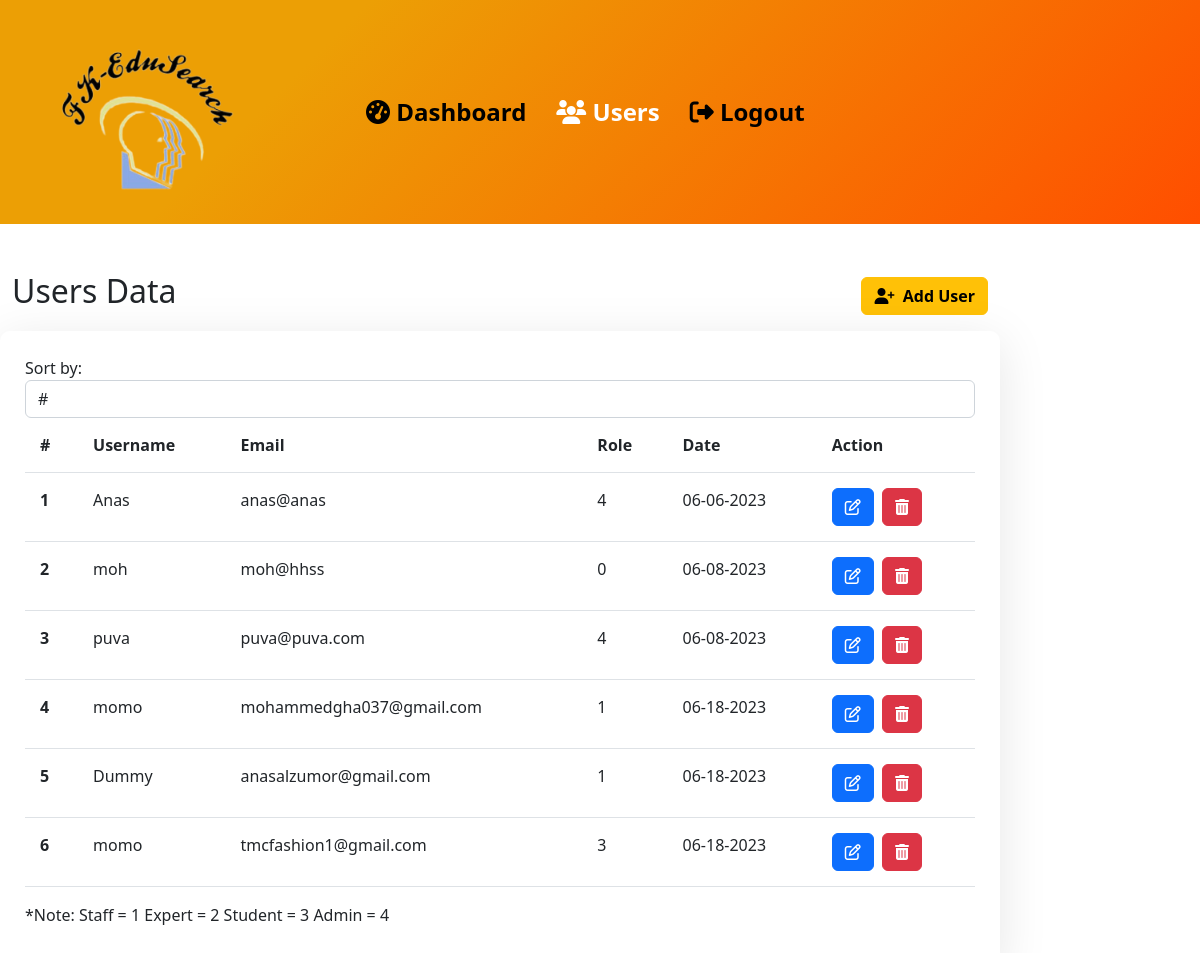
Screenshot of /users.php (signed in) with the database file from the repository.
### tables this page shows
CREATE TABLE `user` (
  `id` int(11) NOT NULL,
  `username` varchar(225) NOT NULL,
  `email` varchar(225) NOT NULL,
  `password` varchar(500) NOT NULL,
  `role` int(10) NOT NULL,
  `date` varchar(225) NOT NULL
);

### users.php (the view, shortened to what this page needs)
<!DOCTYPE html>
<html>
<head>
    <link rel="stylesheet" href="https://cdn.jsdelivr.net/npm/bootstrap@5.2.3/dist/css/bootstrap.min.css">
    <link rel="stylesheet" href="https://kit.fontawesome.com/813e47687a.css">
    <link rel="stylesheet" href="assets/css/style2.css">
</head>
<body>
    <nav class="navbar">
        <a class="navbar-brand" href="#">
            <img src="assets/img/logo.png" width="80%" alt="" srcset="">
        </a>
        <div class="navbar-items">
            <a class="nav-link" href="index.php">
                <i class="fa fa-dashboard"></i> Dashboard
            </a>
            <a class="nav-link active" href="users.php">
                <i class="fa fa-users"></i> Users
            </a>
            <a class="nav-link" href="logout.php">
                <i class="fa fa-sign-out"></i> Logout
            </a>
        </div>
    </nav>
              </body>
        <div class="col-10">
            <div class="container mt-5">
                <div class="row">
                    <div class="col-md-6">
                        <h2>Users Data</h2>
                    </div>
                    <div class="col-md-6">
                        <p style="text-align:right; margin-top:5px;"><a href="add-user.php" class="btn btn-warning"><i class="fa fa-user-plus"></i>&nbsp; <b>Add User</b></a></p>
                    </div>
                </div>
                <div class="row">
    <div class="col-md-12 table_box">
        <label for="sort">Sort by:</label>
        <select id="sort" class="form-control">
            <option value="id">#</option>
        </select>
        <table class="table table-hover">
            <thead>
                <tr>
                    <th scope="col">#</th>
                    <th scope="col">Username</th>
                    <th scope="col">Email</th>
                    <th scope="col">Role</th>
                    <th scope="col">Date</th>
                    <th scope="col">Action</th>
                </tr>
            </thead>
            <tbody>
                <?php
                    $sn = 1;
                    include('assets/config/dbcon.php');
                    $sortOption = isset($_GET['sort']) ? $_GET['sort'] : 'id';
                    $sortQuery = "SELECT * FROM `user` ORDER BY ";
                    if ($sortOption === 'date') {
                        $sortQuery .= "`date` ASC";
                    } elseif ($sortOption === 'username') {
                        $sortQuery .= "`username` ASC";
                    } elseif ($sortOption === 'email') {
                        $sortQuery .= "`email` ASC";
                    } elseif ($sortOption === 'role') {
                        $sortQuery .= "`role` ASC";
                    } else {
                        $sortQuery .= "`id`";
                    }
                    $result = $conn->query($sortQuery);
                                    if ($result->num_rows > 0) {
                                        while($row = $result->fetch_assoc()) {
                                            echo '
                                                <tr>
                                                    <th>'.$sn.'</th>
                                                    <td>'.$row['username'].'</td>
                                                    <td>'.$row['email'].'</td>
                                                    <td>'.$row['role'].'</td>
                                                    <td>'.$row['date'].'</td>
                                                    <td>
                                                        <a href="user-edit.php?id='.$row['id'].'" class="btn btn-primary"><i class="fa fa-edit"></i></a>&nbsp;
                                                        <a href="user-delete.php?id='.$row['id'].'" class="btn btn-danger" onclick="return confirm(\'Are you sure you want to delete this user?\')"><i class="fa fa-trash"></i></a>
                                                    </td>
                                                </tr>
                                            ';
                                            $sn++;
                                        }
                                    }
                                ?>
                            </tbody>
                        </table>
<p>*Note: Staff   = 1
          Expert  = 2
          Student = 3
          Admin   = 4
</p>
                    </div>
                </div>
            </div>
        </div>
  </body>
</html>

### assets/css/style2.css (style rules this page uses)
html, body { margin:0; padding: 0; overflow-x: hidden; }
.active { color:#fff; }
.table_box { box-shadow: rgba(0, 0, 0, 0.1) 0px 10px 50px; padding: 25px; border-radius: 10px; }
.table_box tr, .table_box td, .table_box th { padding: 15px; }
.navbar { background-color: #ff4e00; background-image: linear-gradient(315deg, #ff4e00 0%, #ec9f05 74%); display: flex; justify-content: flex-start; align-items: center; padding: 20px; }
.navbar-items { display: flex; justify-content: flex-start; align-items: center; margin-left: 20px; }
.nav-link { margin-right: 20px; font-size: 2em; }
.navbar .nav-link { color: #000; font-weight: bold; padding: 10px; }
.navbar .nav-link.active { color: #ffff; }
.nav-link { margin-right: 10px; font-size: 1.5em; }
.navbar .nav-link.active, .navbar .nav-link:hover { color: #ffff; }

### rows the page displays
user: username "Anas", email "anas@anas", role "4", date "06-06-2023"
user: username "moh", email "moh@hhss", role "0", date "06-08-2023"
user: username "puva", email "puva@puva.com", role "4", date "06-08-2023"
user: username "momo", email "mohammedgha037@gmail.com", role "1", date "06-18-2023"
user: username "Dummy", email "anasalzumor@gmail.com", role "1", date "06-18-2023"
user: username "momo", email "tmcfashion1@gmail.com", role "3", date "06-18-2023"
